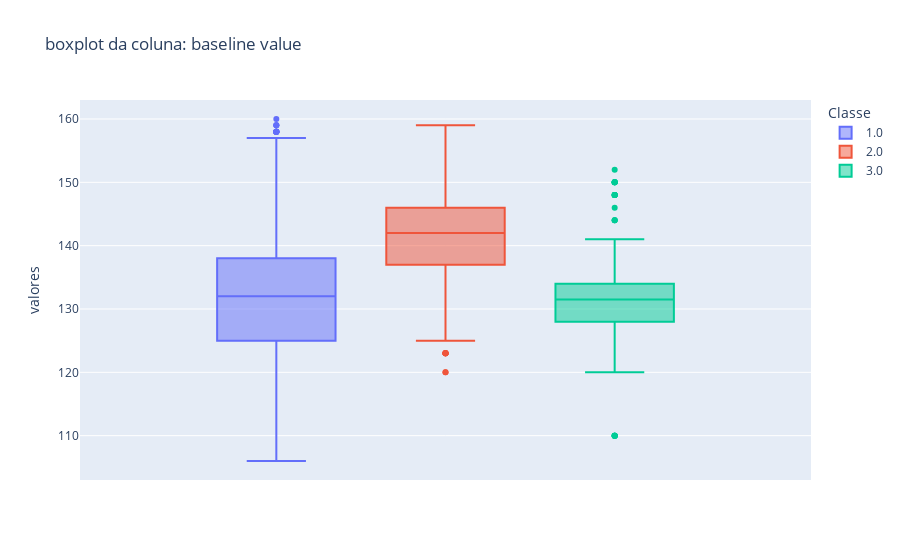

The notebook cell this image was saved under:
### Markdown cell above
Os dados da **coluna baseline value** parecem ter uma forma parecida com uma curva normal.

### Code cell
px.box(y = train_set['baseline value'], color = train_set['fetal_health'], 
       title = 'boxplot da coluna: baseline value', labels = {'color' : 'Classe', 'y' : 'valores'}
       )

### Figure 1 — Plotly figure (JSON) as saved in the notebook; plotly's stock layout.template omitted (floating-point values rounded to 4 significant figures; data arrays with more than 128 entries replaced by an {"elided": "..."} marker saying what was removed)
{"data": [{"alignmentgroup": "True", "hovertemplate": "Classe=1.0<br>valores=%{y}<extra></extra>", "legendgroup": "1.0", "marker": {"color": "#636efa"}, "name": "1.0", "notched": false, "offsetgroup": "1.0", "orientation": "v", "showlegend": true, "type": "box", "x0": " ", "xaxis": "x", "y": {"elided": "1241 int values"}, "y0": " ", "yaxis": "y"}, {"alignmentgroup": "True", "hovertemplate": "Classe=2.0<br>valores=%{y}<extra></extra>", "legendgroup": "2.0", "marker": {"color": "#EF553B"}, "name": "2.0", "notched": false, "offsetgroup": "2.0", "orientation": "v", "showlegend": true, "type": "box", "x0": " ", "xaxis": "x", "y": {"elided": "221 int values"}, "y0": " ", "yaxis": "y"}, {"alignmentgroup": "True", "hovertemplate": "Classe=3.0<br>valores=%{y}<extra></extra>", "legendgroup": "3.0", "marker": {"color": "#00cc96"}, "name": "3.0", "notched": false, "offsetgroup": "3.0", "orientation": "v", "showlegend": true, "type": "box", "x0": " ", "xaxis": "x", "y": {"elided": "132 int values"}, "y0": " ", "yaxis": "y"}], "layout": {"boxmode": "group", "legend": {"title": {"text": "Classe"}, "tracegroupgap": 0}, "title": {"text": "boxplot da coluna: baseline value"}, "xaxis": {"anchor": "y", "domain": [0, 1]}, "yaxis": {"anchor": "x", "domain": [0, 1], "title": {"text": "valores"}}}}
